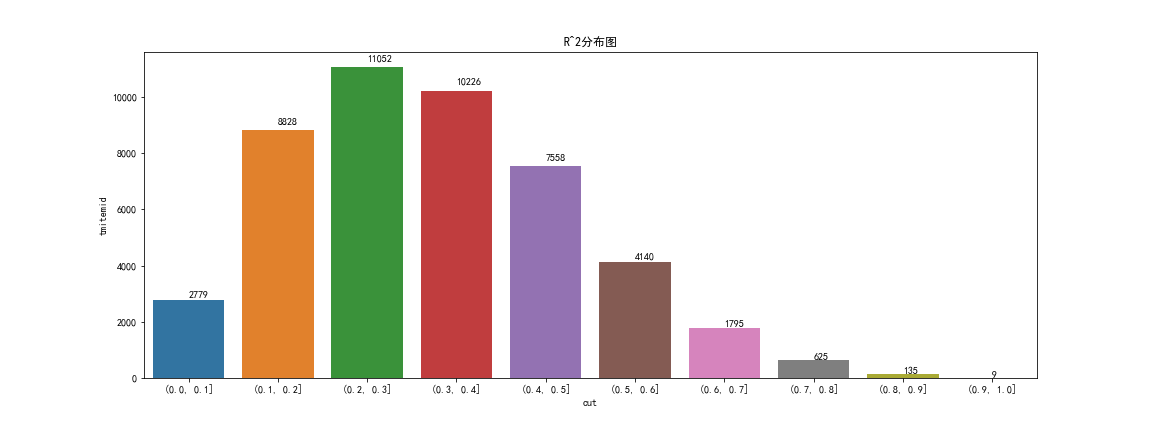

Reproduce this figure in Python.
# -*- coding: UTF-8 -*-
import pandas as pd
import numpy as np
import matplotlib.pyplot as plt
import seaborn as sns
import warnings
warnings.filterwarnings('ignore')
%matplotlib inline
plt.rcParams['font.sans-serif'] = ['SimHei'] # 指定默认字体
plt.rcParams['axes.unicode_minus'] = False # 解决保存图像是负号显示为方块的问题

plt.subplots(figsize=(16,6))
g = sns.barplot(x='cut',y='tmitemid',data=data)
# 利用循环添加数据标签
for i,j in enumerate(list(data['tmitemid'])):
    g.text(i,j*1.02,j)
g.set_title('R^2分布图');
